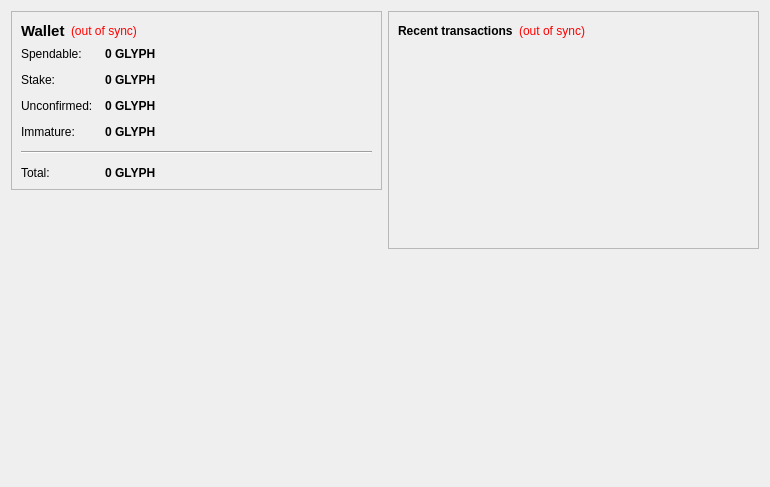
<?xml version="1.0" encoding="UTF-8"?>
<ui version="4.0">
 <class>OverviewPage</class>
 <widget class="QWidget" name="OverviewPage">
  <property name="geometry">
   <rect>
    <x>0</x>
    <y>0</y>
    <width>770</width>
    <height>487</height>
   </rect>
  </property>
  <property name="windowTitle">
   <string>Form</string>
  </property>
  <layout class="QHBoxLayout" name="horizontalLayout" stretch="1,1">
   <item>
    <layout class="QVBoxLayout" name="verticalLayout_2">
     <item>
      <widget class="QFrame" name="frame">
       <property name="frameShape">
        <enum>QFrame::StyledPanel</enum>
       </property>
       <property name="frameShadow">
        <enum>QFrame::Raised</enum>
       </property>
       <layout class="QVBoxLayout" name="verticalLayout_4">
        <item>
         <layout class="QHBoxLayout" name="horizontalLayout_4">
          <item>
           <widget class="QLabel" name="label_5">
            <property name="font">
             <font>
              <pointsize>11</pointsize>
              <weight>75</weight>
              <bold>true</bold>
             </font>
            </property>
            <property name="text">
             <string>Wallet</string>
            </property>
           </widget>
          </item>
          <item>
           <widget class="QLabel" name="labelWalletStatus">
            <property name="toolTip">
             <string>The displayed information may be out of date. Your wallet automatically synchronizes with the glyphcoin network after a connection is established, but this process has not completed yet.</string>
            </property>
            <property name="styleSheet">
             <string notr="true">QLabel { color: red; }</string>
            </property>
            <property name="text">
             <string notr="true">(out of sync)</string>
            </property>
            <property name="alignment">
             <set>Qt::AlignLeading|Qt::AlignLeft|Qt::AlignVCenter</set>
            </property>
           </widget>
          </item>
          <item>
           <spacer name="horizontalSpacer_2">
            <property name="orientation">
             <enum>Qt::Horizontal</enum>
            </property>
            <property name="sizeHint" stdset="0">
             <size>
              <width>40</width>
              <height>20</height>
             </size>
            </property>
           </spacer>
          </item>
         </layout>
        </item>
        <item>
         <layout class="QFormLayout" name="formLayout_2">
          <property name="fieldGrowthPolicy">
           <enum>QFormLayout::AllNonFixedFieldsGrow</enum>
          </property>
          <property name="horizontalSpacing">
           <number>12</number>
          </property>
          <property name="verticalSpacing">
           <number>12</number>
          </property>
          <item row="0" column="0">
           <widget class="QLabel" name="label">
            <property name="text">
             <string>Spendable:</string>
            </property>
           </widget>
          </item>
          <item row="0" column="1">
           <widget class="QLabel" name="labelBalance">
            <property name="font">
             <font>
              <weight>75</weight>
              <bold>true</bold>
             </font>
            </property>
            <property name="cursor">
             <cursorShape>IBeamCursor</cursorShape>
            </property>
            <property name="toolTip">
             <string>Your current spendable balance</string>
            </property>
            <property name="text">
             <string notr="true">0 GLYPH</string>
            </property>
            <property name="textInteractionFlags">
             <set>Qt::LinksAccessibleByMouse|Qt::TextSelectableByKeyboard|Qt::TextSelectableByMouse</set>
            </property>
           </widget>
          </item>
          <item row="1" column="0">
           <widget class="QLabel" name="label_6">
            <property name="text">
             <string>Stake:</string>
            </property>
           </widget>
          </item>
          <item row="1" column="1">
           <widget class="QLabel" name="labelStake">
            <property name="font">
             <font>
              <weight>75</weight>
              <bold>true</bold>
             </font>
            </property>
            <property name="cursor">
             <cursorShape>IBeamCursor</cursorShape>
            </property>
            <property name="toolTip">
             <string>Total of coins that was staked, and do not yet count toward the current balance</string>
            </property>
            <property name="text">
             <string notr="true">0 GLYPH</string>
            </property>
            <property name="textInteractionFlags">
             <set>Qt::LinksAccessibleByMouse|Qt::TextSelectableByKeyboard|Qt::TextSelectableByMouse</set>
            </property>
           </widget>
          </item>
          <item row="2" column="0">
           <widget class="QLabel" name="label_3">
            <property name="text">
             <string>Unconfirmed:</string>
            </property>
           </widget>
          </item>
          <item row="2" column="1">
           <widget class="QLabel" name="labelUnconfirmed">
            <property name="font">
             <font>
              <weight>75</weight>
              <bold>true</bold>
             </font>
            </property>
            <property name="cursor">
             <cursorShape>IBeamCursor</cursorShape>
            </property>
            <property name="toolTip">
             <string>Total of transactions that have yet to be confirmed, and do not yet count toward the current balance</string>
            </property>
            <property name="text">
             <string notr="true">0 GLYPH</string>
            </property>
            <property name="textInteractionFlags">
             <set>Qt::LinksAccessibleByMouse|Qt::TextSelectableByKeyboard|Qt::TextSelectableByMouse</set>
            </property>
           </widget>
          </item>
          <item row="3" column="0">
           <widget class="QLabel" name="labelImmatureText">
            <property name="text">
             <string>Immature:</string>
            </property>
           </widget>
          </item>
          <item row="3" column="1">
           <widget class="QLabel" name="labelImmature">
            <property name="font">
             <font>
              <weight>75</weight>
              <bold>true</bold>
             </font>
            </property>
            <property name="toolTip">
             <string>Mined balance that has not yet matured</string>
            </property>
            <property name="text">
             <string notr="true">0 GLYPH</string>
            </property>
            <property name="textInteractionFlags">
             <set>Qt::LinksAccessibleByMouse|Qt::TextSelectableByKeyboard|Qt::TextSelectableByMouse</set>
            </property>
           </widget>
          </item>
          <item row="4" column="0" colspan="2">
           <widget class="Line" name="line">
            <property name="orientation">
             <enum>Qt::Horizontal</enum>
            </property>
           </widget>
          </item>
          <item row="5" column="0">
           <widget class="QLabel" name="labelTotalText">
            <property name="text">
             <string>Total:</string>
            </property>
           </widget>
          </item>
          <item row="5" column="1">
           <widget class="QLabel" name="labelTotal">
            <property name="font">
             <font>
              <weight>75</weight>
              <bold>true</bold>
             </font>
            </property>
            <property name="cursor">
             <cursorShape>IBeamCursor</cursorShape>
            </property>
            <property name="toolTip">
             <string>Your current total balance</string>
            </property>
            <property name="text">
             <string notr="true">0 GLYPH</string>
            </property>
            <property name="textInteractionFlags">
             <set>Qt::LinksAccessibleByMouse|Qt::TextSelectableByKeyboard|Qt::TextSelectableByMouse</set>
            </property>
           </widget>
          </item>
         </layout>
        </item>
       </layout>
      </widget>
     </item>
     <item>
      <spacer name="verticalSpacer">
       <property name="orientation">
        <enum>Qt::Vertical</enum>
       </property>
       <property name="sizeHint" stdset="0">
        <size>
         <width>20</width>
         <height>40</height>
        </size>
       </property>
      </spacer>
     </item>
     <item>
      <widget class="QLabel" name="label_2">
       <property name="autoFillBackground">
        <bool>true</bool>
       </property>
       <property name="text">
        <string/>
       </property>
       <property name="pixmap">
        <pixmap resource="../bitcoin.qrc">:/icons/GLYPHbg</pixmap>
       </property>
       <property name="scaledContents">
        <bool>false</bool>
       </property>
       <property name="margin">
        <number>0</number>
       </property>
      </widget>
     </item>
    </layout>
   </item>
   <item>
    <layout class="QVBoxLayout" name="verticalLayout_3">
     <item>
      <widget class="QFrame" name="frame_2">
       <property name="frameShape">
        <enum>QFrame::StyledPanel</enum>
       </property>
       <property name="frameShadow">
        <enum>QFrame::Raised</enum>
       </property>
       <layout class="QVBoxLayout" name="verticalLayout">
        <item>
         <layout class="QHBoxLayout" name="horizontalLayout_2">
          <item>
           <widget class="QLabel" name="label_4">
            <property name="text">
             <string>&lt;b&gt;Recent transactions&lt;/b&gt;</string>
            </property>
           </widget>
          </item>
          <item>
           <widget class="QLabel" name="labelTransactionsStatus">
            <property name="toolTip">
             <string>The displayed information may be out of date. Your wallet automatically synchronizes with the glyphcoin network after a connection is established, but this process has not completed yet.</string>
            </property>
            <property name="styleSheet">
             <string notr="true">QLabel { color: red; }</string>
            </property>
            <property name="text">
             <string notr="true">(out of sync)</string>
            </property>
            <property name="alignment">
             <set>Qt::AlignRight|Qt::AlignTrailing|Qt::AlignVCenter</set>
            </property>
           </widget>
          </item>
          <item>
           <spacer name="horizontalSpacer">
            <property name="orientation">
             <enum>Qt::Horizontal</enum>
            </property>
            <property name="sizeHint" stdset="0">
             <size>
              <width>40</width>
              <height>20</height>
             </size>
            </property>
           </spacer>
          </item>
         </layout>
        </item>
        <item>
         <widget class="QListView" name="listTransactions">
          <property name="styleSheet">
           <string notr="true">QListView { background: transparent; }</string>
          </property>
          <property name="frameShape">
           <enum>QFrame::NoFrame</enum>
          </property>
          <property name="verticalScrollBarPolicy">
           <enum>Qt::ScrollBarAlwaysOff</enum>
          </property>
          <property name="horizontalScrollBarPolicy">
           <enum>Qt::ScrollBarAlwaysOff</enum>
          </property>
          <property name="selectionMode">
           <enum>QAbstractItemView::NoSelection</enum>
          </property>
         </widget>
        </item>
       </layout>
      </widget>
     </item>
     <item>
      <spacer name="verticalSpacer_2">
       <property name="orientation">
        <enum>Qt::Vertical</enum>
       </property>
       <property name="sizeHint" stdset="0">
        <size>
         <width>20</width>
         <height>40</height>
        </size>
       </property>
      </spacer>
     </item>
    </layout>
   </item>
  </layout>
 </widget>
 <resources/>
 <connections/>
</ui>
